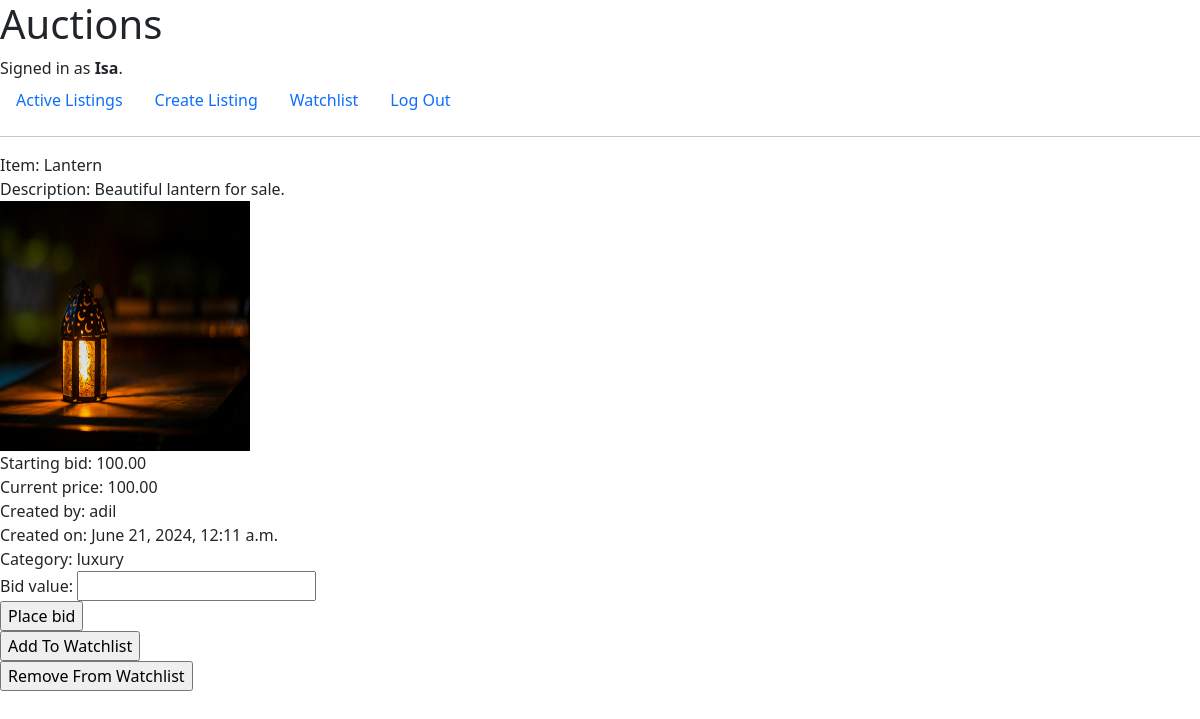
Before: /8 (signed in) with the older database file.
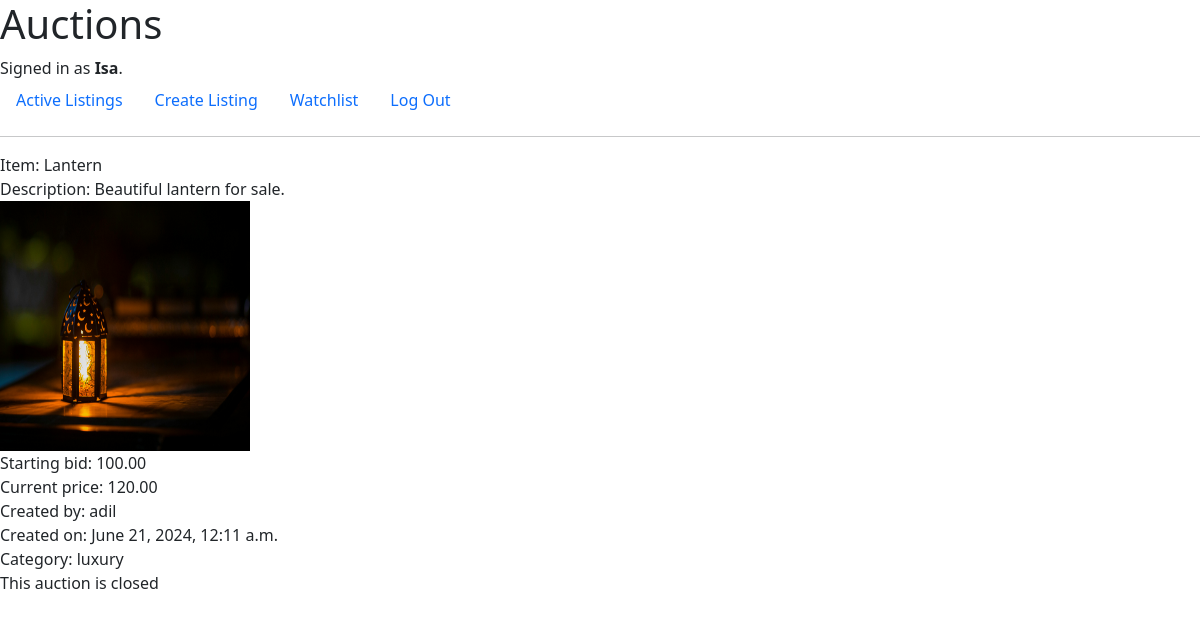
After: the same page with the newer database file.
### auctions/models.py (models this page shows, shortened)
class User(AbstractUser):
    pass

class Listing(models.Model):
    category_choices = [('fashion','Fashion'),
                        ('electronics','Electronics'),
                        ('health','Health'),
                        ('toys','Toys'),
                        ('home','Home'),
                        ('jewelry','Jewelry'),
                        ('automobiles','Automobiles'),
                        ('luxury', 'Luxury')
                        ]
    item_name = models.CharField(max_length=64)
    created_by = models.ForeignKey(User, on_delete=models.CASCADE, related_name="listings")
    created_date = models.DateTimeField(default=now)
    description = models.TextField(max_length=300, default="Add description")
    starting_bid = models.DecimalField(max_digits=10,decimal_places=2)
    current_price = models.DecimalField(max_digits=10,decimal_places=2,null=True,blank=True)
    image = models.ImageField(upload_to='images', blank=True, null=True)
    category = models.CharField(max_length=50, default="Add category", choices=category_choices, blank=True)
    status = models.BooleanField(default=True)

### auctions/views.py (the view, shortened to what this page needs)
# urls.py: path("<int:listing_id>", views.view_listing, name="view_listing"),
def view_listing(request, listing_id):
    bid_form = BidForm()
    listing = Listing.objects.get(pk=listing_id)
    bid = listing.bids.last() # get bids associated with the listing; bids is a QuerySet object
    if bid:
        highest_bid = bid.bid_value
        winner = bid.placed_by
        listing.current_price = highest_bid
    else:
        listing.current_price = listing.starting_bid
        winner = None
    return render(request, "auctions/view_listing.html", {
        "listing": listing,
        "bid_form": bid_form,
        "winner" : winner
    })

### auctions/forms.py
class BidForm(ModelForm):
    class Meta:
        model = Bid
        fields = ['bid_value']

### auctions/templates/auctions/view_listing.html (shortened to what this page needs)
{% extends "auctions/layout.html" %}
{% block body %}
    <div>
        <div>Item: {{ listing.item_name }}</div>
        <div>Description: {{ listing.description }}</div>
        {% if listing.image %}
            <div><img src="{{ listing.image.url }}" alt="listing.item_name" height="250" width="250"></div>
        {% endif %}
        <div>Starting bid: {{ listing.starting_bid }}</div>
        <div>Current price: {{ listing.current_price }}</div>
        <div>Created by: {{ listing.created_by }}</div>
        <div>Created on: {{ listing.created_date}}</div>
        <div>Category: {{ listing.category }}</div>
    </div>
    {% if user.is_authenticated %}
        {% if listing.status == True %}
            <div>
            <form action="{% url 'view_listing' listing.id %}" method="post">
                {{ bid_form }}
                <input type="submit" value="Place bid">
            </form>
            </div>
                <div>
                    <form action="{% url 'add_to_watchlist' listing.id %}" method="post">
                        <input type="submit" value="Add To Watchlist">
                    </form>
                    <form action="{% url 'remove_from_watchlist' listing.id %}" method="post">
                        <input type="submit" value="Remove From Watchlist">
                    </form>
                </div>
        {% elif winner is not None and winner == request.user %}
            <p>Congratulations! You have won this auction</p>
        {% else %}
            <p>This auction is closed</p>
        {% endif %}
    {% endif %}
{% endblock %}

### auctions/templates/auctions/layout.html (shortened to what this page needs)
<!DOCTYPE html>
<html lang="en">
    <head>
        <link href="https://cdn.jsdelivr.net/npm/bootstrap@5.3.3/dist/css/bootstrap.min.css" rel="stylesheet">
    </head>
    <body>
        <h1>Auctions</h1>
        <div>
            {% if user.is_authenticated %}
                Signed in as <strong>{{ user.username }}</strong>.
            {% else %}
                Not signed in.
            {% endif %}
        </div>
        <ul class="nav">
            <li class="nav-item">
                <a class="nav-link" href="{% url 'index' %}">Active Listings</a>
            </li>
            {% if user.is_authenticated %}
                <li class="nav-item">
                    <a class="nav-link" href="{% url 'create_listing' %}">Create Listing</a>
                </li>
                <li class="nav-item">
                    <a class="nav-link" href="{% url 'watchlist' %}">Watchlist</a>
                </li>
                <li class="nav-item">
                    <a class="nav-link" href="{% url 'logout' %}">Log Out</a>
                </li>
            {% endif %}
        </ul>
        <hr>
        {% block body %}
        {% endblock %}
    </body>
</html>

Changed rows visible on the page:
changed Listing "Lantern": current_price "100.00" → "120.00"; status True → False (drawn)
Other visible differences:
form field value: "Place bid" → (not shown)
form field value: "Add To Watchlist" → (not shown)
form field value: "Remove From Watchlist" → (not shown)
text no longer shown: "Bid value:"
text now shown: "This auction is closed"
